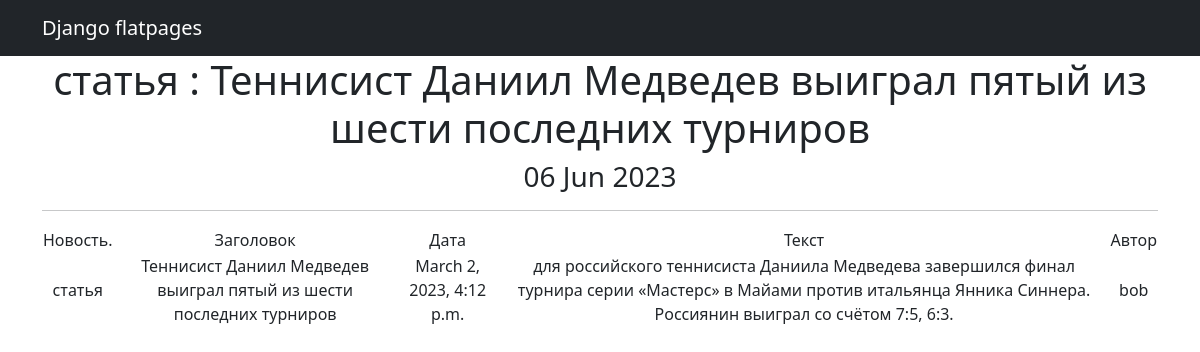
The page /articles/2 on the database its author committed.
### news/models.py (models this page shows, shortened)
class Post(models.Model):
    author = models.ForeignKey(Author, on_delete=models.CASCADE)
    content_type = models.CharField(max_length=256, choices=ContentType.choices)
    data = models.DateTimeField(auto_now_add=True)
    content_header = models.CharField(max_length=256)
    content_text = models.CharField(max_length=5000)
    content_rating = models.IntegerField(default=0)
    category = models.ManyToManyField(Category, through='PostCategory')
    def __str__(self):
        return f' {self.content_type} : {self.content_header}'

class Author(models.Model):
    user = models.OneToOneField(User, on_delete=models.CASCADE)
    rating = models.IntegerField(default=0)
    def __str__(self):
        return self.user.username

### news/views.py (the view)
# urls.py: path('<int:pk>', PostDetail.as_view(), name='post_details'),
class PostDetail(DetailView):
    model = Post
    template_name = 'news/post_details.html'
    context_object_name = 'posts'
    def get_object(self, *args, **kwargs):
        obj = cache.get(f'product-{self.kwargs["pk"]}', None)
        if not obj:
            obj = super().get_object(queryset=self.queryset)
            cache.set(f'product-{self.kwargs["pk"]}', obj)
        return obj
    def get_context_data(self, **kwargs):
        context = super().get_context_data(**kwargs)
        context['time_now'] = datetime.utcnow()
        return context

### templates/news/post_details.html (shortened to what this page needs)
{% extends 'flatpages/default.html' %}
{% block content %}
<h1>{{ posts}}</h1>
    <h3>{{ time_now|date:'d M Y' }}</h3>
    <hr>
       <table>
           <tr>
               <td>Новость.</td>
               <td>Заголовок</td>
               <td>Дата</td>
               <td>Текст</td>
               <td>Автор</td>
           </tr>
           <tr>
               <td>{{ posts.content_type }}</td>
               <td>{{ posts.content_header }}</td>
               <td>{{ posts.data }}</td>
               <td>{{ posts.content_text}}</td>
               <td>{{ posts.author}}</td>
           </tr>
       </table>
{% endblock content %}

### rows shown on the page
Post: content_type+content_header "статья : Теннисист Даниил Медведев выиграл пятый из шести последних турниров", content_type "статья", content_header "Теннисист Даниил Медведев выиграл пятый из шести последних турниров", data "March 2, 2023, 4:12 p.m.", content_text "для российского теннисиста Даниила Медведева завершился финал турнира серии «Мастерс» в Майами против итальянца Янника Синнера. Россиянин выиграл со счётом 7:5, 6:3.", author "bob"

### other values the page prints
{{ time_now|date:'d M Y' }} "06 Jun 2023"
